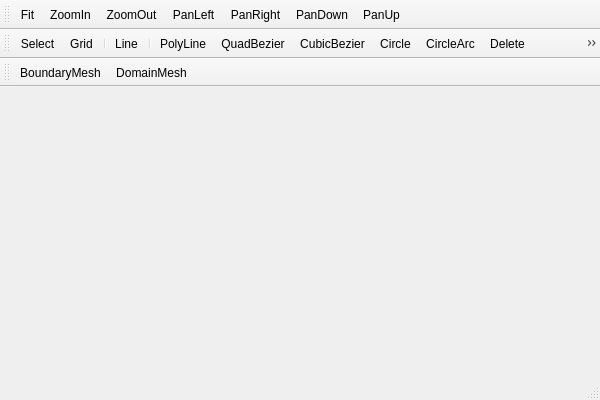
<?xml version="1.0" encoding="UTF-8"?>
<ui version="4.0">
 <class>MyAppClass</class>
 <widget class="QMainWindow" name="MyAppClass">
  <property name="geometry">
   <rect>
    <x>0</x>
    <y>0</y>
    <width>600</width>
    <height>400</height>
   </rect>
  </property>
  <property name="windowTitle">
   <string>SimpleMesh</string>
  </property>
  <widget class="QWidget" name="centralWidget">
   <layout class="QHBoxLayout" name="horizontalLayout">
    <item>
     <widget class="GLCanvas" name="glcanvas" native="true"/>
    </item>
   </layout>
  </widget>
  <widget class="QMenuBar" name="menuBar">
   <property name="geometry">
    <rect>
     <x>0</x>
     <y>0</y>
     <width>600</width>
     <height>21</height>
    </rect>
   </property>
  </widget>
  <widget class="QToolBar" name="mainToolBar">
   <attribute name="toolBarArea">
    <enum>TopToolBarArea</enum>
   </attribute>
   <attribute name="toolBarBreak">
    <bool>false</bool>
   </attribute>
   <addaction name="actionFit"/>
   <addaction name="actionZoomIn"/>
   <addaction name="actionZoomOut"/>
   <addaction name="actionPanLeft"/>
   <addaction name="actionPanRight"/>
   <addaction name="actionPanDown"/>
   <addaction name="actionPanUp"/>
  </widget>
  <widget class="QStatusBar" name="statusBar"/>
  <widget class="QToolBar" name="modelingToolBar">
   <property name="windowTitle">
    <string>toolBar</string>
   </property>
   <attribute name="toolBarArea">
    <enum>TopToolBarArea</enum>
   </attribute>
   <attribute name="toolBarBreak">
    <bool>true</bool>
   </attribute>
   <addaction name="actionSelect"/>
   <addaction name="actionGrid"/>
   <addaction name="separator"/>
   <addaction name="actionLine"/>
   <addaction name="separator"/>
   <addaction name="actionPolyLine"/>
   <addaction name="actionQuadBezier"/>
   <addaction name="actionCubicBezier"/>
   <addaction name="actionCircle"/>
   <addaction name="actionCircleArc"/>
   <addaction name="actionDelete"/>
   <addaction name="actionIntersect"/>
   <addaction name="actionCreateRegion"/>
  </widget>
  <widget class="QToolBar" name="meshToolBar">
   <property name="windowTitle">
    <string>toolBar</string>
   </property>
   <attribute name="toolBarArea">
    <enum>TopToolBarArea</enum>
   </attribute>
   <attribute name="toolBarBreak">
    <bool>true</bool>
   </attribute>
   <addaction name="actionBoundaryMesh"/>
   <addaction name="actionDomainMesh"/>
  </widget>
  <action name="actionFit">
   <property name="icon">
    <iconset>
     <normaloff>icons/fit.jpg</normaloff>icons/fit.jpg</iconset>
   </property>
   <property name="text">
    <string>Fit</string>
   </property>
   <property name="toolTip">
    <string>Adjust object image to fit on canvas</string>
   </property>
  </action>
  <action name="actionZoomIn">
   <property name="icon">
    <iconset>
     <normaloff>icons/zoomIn2.jpg</normaloff>icons/zoomIn2.jpg</iconset>
   </property>
   <property name="text">
    <string>ZoomIn</string>
   </property>
   <property name="toolTip">
    <string>Zoom in object image on canvas</string>
   </property>
  </action>
  <action name="actionZoomOut">
   <property name="icon">
    <iconset>
     <normaloff>icons/zoomout2.jpg</normaloff>icons/zoomout2.jpg</iconset>
   </property>
   <property name="text">
    <string>ZoomOut</string>
   </property>
   <property name="toolTip">
    <string>Zoom out object image on canvas</string>
   </property>
  </action>
  <action name="actionPanLeft">
   <property name="icon">
    <iconset>
     <normaloff>icons/arrowLeft2.jpg</normaloff>icons/arrowLeft2.jpg</iconset>
   </property>
   <property name="text">
    <string>PanLeft</string>
   </property>
   <property name="toolTip">
    <string>Translate left object image on canvas</string>
   </property>
  </action>
  <action name="actionPanRight">
   <property name="icon">
    <iconset>
     <normaloff>icons/arrowrRight.jpg</normaloff>icons/arrowrRight.jpg</iconset>
   </property>
   <property name="text">
    <string>PanRight</string>
   </property>
   <property name="toolTip">
    <string>Translate right object image on canvas</string>
   </property>
  </action>
  <action name="actionPanDown">
   <property name="icon">
    <iconset>
     <normaloff>icons/arrowrDown.jpg</normaloff>icons/arrowrDown.jpg</iconset>
   </property>
   <property name="text">
    <string>PanDown</string>
   </property>
   <property name="toolTip">
    <string>Translate down object image on canvas</string>
   </property>
  </action>
  <action name="actionPanUp">
   <property name="icon">
    <iconset>
     <normaloff>icons/arrowup2.jpg</normaloff>icons/arrowup2.jpg</iconset>
   </property>
   <property name="text">
    <string>PanUp</string>
   </property>
   <property name="toolTip">
    <string>Translate up object image on canvas</string>
   </property>
  </action>
  <action name="actionSelect">
   <property name="checkable">
    <bool>true</bool>
   </property>
   <property name="icon">
    <iconset>
     <normaloff>icons/mouse3.png</normaloff>icons/mouse3.png</iconset>
   </property>
   <property name="text">
    <string>Select</string>
   </property>
   <property name="toolTip">
    <string>Set selection mode</string>
   </property>
  </action>
  <action name="actionLine">
   <property name="checkable">
    <bool>true</bool>
   </property>
   <property name="icon">
    <iconset>
     <normaloff>icons/line.png</normaloff>icons/line.png</iconset>
   </property>
   <property name="text">
    <string>Line</string>
   </property>
   <property name="toolTip">
    <string>Insert a straight line segment</string>
   </property>
  </action>
  <action name="actionDelete">
   <property name="icon">
    <iconset>
     <normaloff>icons/delete3.png</normaloff>icons/delete3.png</iconset>
   </property>
   <property name="text">
    <string>Delete</string>
   </property>
   <property name="toolTip">
    <string>Delete selected entities</string>
   </property>
  </action>
  <action name="actionGrid">
   <property name="checkable">
    <bool>true</bool>
   </property>
   <property name="icon">
    <iconset>
     <normaloff>icons/grid2.png</normaloff>icons/grid2.png</iconset>
   </property>
   <property name="text">
    <string>Grid</string>
   </property>
   <property name="toolTip">
    <string>Specity grid points</string>
   </property>
  </action>
  <action name="actionIntersect">
   <property name="icon">
    <iconset>
     <normaloff>icons/intersect2.png</normaloff>icons/intersect2.png</iconset>
   </property>
   <property name="text">
    <string>Intersect</string>
   </property>
   <property name="toolTip">
    <string>Intersect two selected curves</string>
   </property>
  </action>
  <action name="actionCreateRegion">
   <property name="icon">
    <iconset>
     <normaloff>icons/region.png</normaloff>icons/region.png</iconset>
   </property>
   <property name="text">
    <string>CreateRegion</string>
   </property>
   <property name="toolTip">
    <string>Create region from selected curves</string>
   </property>
  </action>
  <action name="actionBoundaryMesh">
   <property name="icon">
    <iconset>
     <normaloff>icons/boundarymesh2.png</normaloff>icons/boundarymesh2.png</iconset>
   </property>
   <property name="text">
    <string>BoundaryMesh</string>
   </property>
   <property name="toolTip">
    <string>Specify curve number of subdivisions</string>
   </property>
  </action>
  <action name="actionDomainMesh">
   <property name="icon">
    <iconset>
     <normaloff>icons/mesh.png</normaloff>icons/mesh.png</iconset>
   </property>
   <property name="text">
    <string>DomainMesh</string>
   </property>
   <property name="toolTip">
    <string>Generate mesh in region</string>
   </property>
  </action>
  <action name="actionPolyLine">
   <property name="checkable">
    <bool>true</bool>
   </property>
   <property name="icon">
    <iconset>
     <normaloff>icons/poly2.png</normaloff>icons/poly2.png</iconset>
   </property>
   <property name="text">
    <string>PolyLine</string>
   </property>
   <property name="toolTip">
    <string>Insert a polyline</string>
   </property>
  </action>
  <action name="actionQuadBezier">
   <property name="checkable">
    <bool>true</bool>
   </property>
   <property name="icon">
    <iconset>
     <normaloff>icons/quadbezier.png</normaloff>icons/quadbezier.png</iconset>
   </property>
   <property name="text">
    <string>QuadBezier</string>
   </property>
   <property name="toolTip">
    <string>Insert a quadbezier</string>
   </property>
  </action>
  <action name="actionCubicBezier">
   <property name="checkable">
    <bool>true</bool>
   </property>
   <property name="icon">
    <iconset>
     <normaloff>icons/cubicbezier2.png</normaloff>icons/cubicbezier2.png</iconset>
   </property>
   <property name="text">
    <string>CubicBezier</string>
   </property>
   <property name="toolTip">
    <string>Insert a cubicbezier</string>
   </property>
  </action>
  <action name="actionCircle">
   <property name="checkable">
    <bool>true</bool>
   </property>
   <property name="icon">
    <iconset>
     <normaloff>icons/circle.png</normaloff>icons/circle.png</iconset>
   </property>
   <property name="text">
    <string>Circle</string>
   </property>
   <property name="toolTip">
    <string>Insert a circle</string>
   </property>
  </action>
  <action name="actionCircleArc">
   <property name="checkable">
    <bool>true</bool>
   </property>
   <property name="icon">
    <iconset>
     <normaloff>icons/circlearc.png</normaloff>icons/circlearc.png</iconset>
   </property>
   <property name="text">
    <string>CircleArc</string>
   </property>
   <property name="toolTip">
    <string>Insert a circle arc</string>
   </property>
  </action>
 </widget>
 <layoutdefault spacing="6" margin="11"/>
 <customwidgets>
  <customwidget>
   <class>GLCanvas</class>
   <extends>QWidget</extends>
   <header>glcanvas.h</header>
   <container>1</container>
  </customwidget>
 </customwidgets>
 <resources>
  <include location="myapp.qrc"/>
 </resources>
 <connections/>
</ui>
